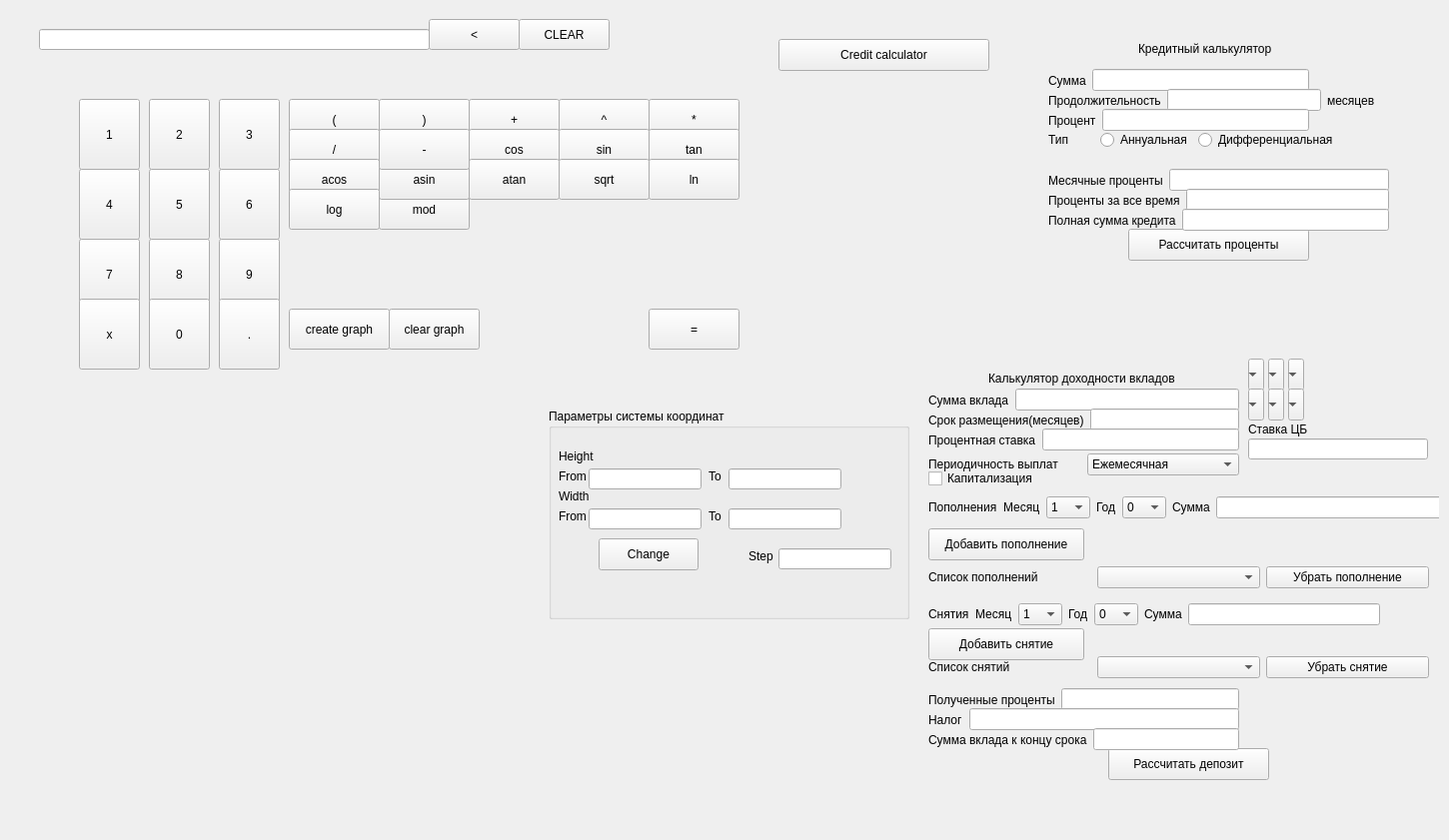
<?xml version="1.0" encoding="UTF-8"?>
<ui version="4.0">
 <class>MainWindow</class>
 <widget class="QMainWindow" name="MainWindow">
  <property name="geometry">
   <rect>
    <x>0</x>
    <y>0</y>
    <width>1450</width>
    <height>841</height>
   </rect>
  </property>
  <property name="windowTitle">
   <string>MainWindow</string>
  </property>
  <widget class="QWidget" name="centralwidget">
   <layout class="QVBoxLayout" name="verticalLayout">
    <item>
     <widget class="QWidget" name="widget_1" native="true">
      <widget class="QWidget" name="widget_2" native="true">
       <property name="geometry">
        <rect>
         <x>70</x>
         <y>90</y>
         <width>241</width>
         <height>271</height>
        </rect>
       </property>
       <widget class="QPushButton" name="pushButton">
        <property name="geometry">
         <rect>
          <x>0</x>
          <y>0</y>
          <width>61</width>
          <height>71</height>
         </rect>
        </property>
        <property name="text">
         <string>1</string>
        </property>
       </widget>
       <widget class="QPushButton" name="pushButton_2">
        <property name="geometry">
         <rect>
          <x>70</x>
          <y>0</y>
          <width>61</width>
          <height>71</height>
         </rect>
        </property>
        <property name="text">
         <string>2</string>
        </property>
       </widget>
       <widget class="QPushButton" name="pushButton_3">
        <property name="geometry">
         <rect>
          <x>140</x>
          <y>0</y>
          <width>61</width>
          <height>71</height>
         </rect>
        </property>
        <property name="text">
         <string>3</string>
        </property>
       </widget>
       <widget class="QPushButton" name="pushButton_5">
        <property name="geometry">
         <rect>
          <x>0</x>
          <y>70</y>
          <width>61</width>
          <height>71</height>
         </rect>
        </property>
        <property name="text">
         <string>4</string>
        </property>
       </widget>
       <widget class="QPushButton" name="pushButton_6">
        <property name="geometry">
         <rect>
          <x>70</x>
          <y>70</y>
          <width>61</width>
          <height>71</height>
         </rect>
        </property>
        <property name="text">
         <string>5</string>
        </property>
       </widget>
       <widget class="QPushButton" name="pushButton_4">
        <property name="geometry">
         <rect>
          <x>140</x>
          <y>70</y>
          <width>61</width>
          <height>71</height>
         </rect>
        </property>
        <property name="text">
         <string>6</string>
        </property>
       </widget>
       <widget class="QPushButton" name="pushButton_8">
        <property name="geometry">
         <rect>
          <x>0</x>
          <y>140</y>
          <width>61</width>
          <height>71</height>
         </rect>
        </property>
        <property name="text">
         <string>7</string>
        </property>
       </widget>
       <widget class="QPushButton" name="pushButton_7">
        <property name="geometry">
         <rect>
          <x>70</x>
          <y>140</y>
          <width>61</width>
          <height>71</height>
         </rect>
        </property>
        <property name="text">
         <string>8</string>
        </property>
       </widget>
       <widget class="QPushButton" name="pushButton_9">
        <property name="geometry">
         <rect>
          <x>140</x>
          <y>140</y>
          <width>61</width>
          <height>71</height>
         </rect>
        </property>
        <property name="text">
         <string>9</string>
        </property>
       </widget>
       <widget class="QPushButton" name="pushButton_10">
        <property name="geometry">
         <rect>
          <x>70</x>
          <y>200</y>
          <width>61</width>
          <height>71</height>
         </rect>
        </property>
        <property name="text">
         <string>0</string>
        </property>
       </widget>
       <widget class="QPushButton" name="pushButton_31">
        <property name="geometry">
         <rect>
          <x>140</x>
          <y>200</y>
          <width>61</width>
          <height>71</height>
         </rect>
        </property>
        <property name="text">
         <string>.</string>
        </property>
       </widget>
       <widget class="QPushButton" name="pushButton_34">
        <property name="geometry">
         <rect>
          <x>0</x>
          <y>200</y>
          <width>61</width>
          <height>71</height>
         </rect>
        </property>
        <property name="text">
         <string>x</string>
        </property>
       </widget>
      </widget>
      <widget class="QLineEdit" name="lineEdit">
       <property name="geometry">
        <rect>
         <x>30</x>
         <y>20</y>
         <width>391</width>
         <height>21</height>
        </rect>
       </property>
      </widget>
      <widget class="QCustomPlot" name="widget" native="true">
       <property name="geometry">
        <rect>
         <x>70</x>
         <y>360</y>
         <width>461</width>
         <height>341</height>
        </rect>
       </property>
      </widget>
      <widget class="QWidget" name="widget_3" native="true">
       <property name="geometry">
        <rect>
         <x>280</x>
         <y>90</y>
         <width>461</width>
         <height>251</height>
        </rect>
       </property>
       <widget class="QPushButton" name="pushButton_11">
        <property name="geometry">
         <rect>
          <x>0</x>
          <y>0</y>
          <width>91</width>
          <height>41</height>
         </rect>
        </property>
        <property name="text">
         <string>(</string>
        </property>
       </widget>
       <widget class="QPushButton" name="pushButton_12">
        <property name="geometry">
         <rect>
          <x>90</x>
          <y>0</y>
          <width>91</width>
          <height>41</height>
         </rect>
        </property>
        <property name="text">
         <string>)</string>
        </property>
       </widget>
       <widget class="QPushButton" name="pushButton_13">
        <property name="geometry">
         <rect>
          <x>180</x>
          <y>0</y>
          <width>91</width>
          <height>41</height>
         </rect>
        </property>
        <property name="text">
         <string>+</string>
        </property>
       </widget>
       <widget class="QPushButton" name="pushButton_15">
        <property name="geometry">
         <rect>
          <x>360</x>
          <y>0</y>
          <width>91</width>
          <height>41</height>
         </rect>
        </property>
        <property name="text">
         <string>*</string>
        </property>
       </widget>
       <widget class="QPushButton" name="pushButton_16">
        <property name="geometry">
         <rect>
          <x>0</x>
          <y>30</y>
          <width>91</width>
          <height>41</height>
         </rect>
        </property>
        <property name="text">
         <string>/</string>
        </property>
       </widget>
       <widget class="QPushButton" name="pushButton_17">
        <property name="geometry">
         <rect>
          <x>270</x>
          <y>0</y>
          <width>91</width>
          <height>41</height>
         </rect>
        </property>
        <property name="text">
         <string>^</string>
        </property>
       </widget>
       <widget class="QPushButton" name="pushButton_18">
        <property name="geometry">
         <rect>
          <x>90</x>
          <y>90</y>
          <width>91</width>
          <height>41</height>
         </rect>
        </property>
        <property name="text">
         <string>mod</string>
        </property>
       </widget>
       <widget class="QPushButton" name="pushButton_19">
        <property name="geometry">
         <rect>
          <x>180</x>
          <y>30</y>
          <width>91</width>
          <height>41</height>
         </rect>
        </property>
        <property name="text">
         <string>cos</string>
        </property>
       </widget>
       <widget class="QPushButton" name="pushButton_20">
        <property name="geometry">
         <rect>
          <x>270</x>
          <y>30</y>
          <width>91</width>
          <height>41</height>
         </rect>
        </property>
        <property name="text">
         <string>sin</string>
        </property>
       </widget>
       <widget class="QPushButton" name="pushButton_21">
        <property name="geometry">
         <rect>
          <x>360</x>
          <y>30</y>
          <width>91</width>
          <height>41</height>
         </rect>
        </property>
        <property name="text">
         <string>tan</string>
        </property>
       </widget>
       <widget class="QPushButton" name="pushButton_22">
        <property name="geometry">
         <rect>
          <x>0</x>
          <y>60</y>
          <width>91</width>
          <height>41</height>
         </rect>
        </property>
        <property name="text">
         <string>acos</string>
        </property>
       </widget>
       <widget class="QPushButton" name="pushButton_23">
        <property name="geometry">
         <rect>
          <x>90</x>
          <y>60</y>
          <width>91</width>
          <height>41</height>
         </rect>
        </property>
        <property name="text">
         <string>asin</string>
        </property>
       </widget>
       <widget class="QPushButton" name="pushButton_24">
        <property name="geometry">
         <rect>
          <x>180</x>
          <y>60</y>
          <width>91</width>
          <height>41</height>
         </rect>
        </property>
        <property name="text">
         <string>atan</string>
        </property>
       </widget>
       <widget class="QPushButton" name="pushButton_25">
        <property name="geometry">
         <rect>
          <x>270</x>
          <y>60</y>
          <width>91</width>
          <height>41</height>
         </rect>
        </property>
        <property name="text">
         <string>sqrt</string>
        </property>
       </widget>
       <widget class="QPushButton" name="pushButton_26">
        <property name="geometry">
         <rect>
          <x>360</x>
          <y>60</y>
          <width>91</width>
          <height>41</height>
         </rect>
        </property>
        <property name="text">
         <string>ln</string>
        </property>
       </widget>
       <widget class="QPushButton" name="pushButton_27">
        <property name="geometry">
         <rect>
          <x>0</x>
          <y>90</y>
          <width>91</width>
          <height>41</height>
         </rect>
        </property>
        <property name="text">
         <string>log</string>
        </property>
       </widget>
       <widget class="QPushButton" name="pushButton_28">
        <property name="geometry">
         <rect>
          <x>360</x>
          <y>210</y>
          <width>91</width>
          <height>41</height>
         </rect>
        </property>
        <property name="text">
         <string>=</string>
        </property>
       </widget>
       <widget class="QPushButton" name="pushButton_32">
        <property name="geometry">
         <rect>
          <x>0</x>
          <y>210</y>
          <width>101</width>
          <height>41</height>
         </rect>
        </property>
        <property name="text">
         <string>create graph</string>
        </property>
       </widget>
       <widget class="QPushButton" name="pushButton_33">
        <property name="geometry">
         <rect>
          <x>100</x>
          <y>210</y>
          <width>91</width>
          <height>41</height>
         </rect>
        </property>
        <property name="text">
         <string>clear graph</string>
        </property>
       </widget>
       <widget class="QPushButton" name="pushButton_14">
        <property name="geometry">
         <rect>
          <x>90</x>
          <y>30</y>
          <width>91</width>
          <height>41</height>
         </rect>
        </property>
        <property name="text">
         <string>-</string>
        </property>
       </widget>
      </widget>
      <widget class="QPushButton" name="pushButton_30">
       <property name="geometry">
        <rect>
         <x>510</x>
         <y>10</y>
         <width>91</width>
         <height>31</height>
        </rect>
       </property>
       <property name="text">
        <string>CLEAR</string>
       </property>
      </widget>
      <widget class="QPushButton" name="pushButton_29">
       <property name="geometry">
        <rect>
         <x>420</x>
         <y>10</y>
         <width>91</width>
         <height>31</height>
        </rect>
       </property>
       <property name="text">
        <string>&lt;</string>
       </property>
      </widget>
      <widget class="QGroupBox" name="groupBox">
       <property name="geometry">
        <rect>
         <x>540</x>
         <y>400</y>
         <width>361</width>
         <height>211</height>
        </rect>
       </property>
       <property name="title">
        <string>Параметры системы координат</string>
       </property>
       <widget class="QLabel" name="label">
        <property name="geometry">
         <rect>
          <x>10</x>
          <y>40</y>
          <width>58</width>
          <height>16</height>
         </rect>
        </property>
        <property name="text">
         <string>Height</string>
        </property>
       </widget>
       <widget class="QLabel" name="label_2">
        <property name="geometry">
         <rect>
          <x>10</x>
          <y>60</y>
          <width>58</width>
          <height>16</height>
         </rect>
        </property>
        <property name="text">
         <string>From</string>
        </property>
       </widget>
       <widget class="QLabel" name="label_3">
        <property name="geometry">
         <rect>
          <x>160</x>
          <y>60</y>
          <width>58</width>
          <height>16</height>
         </rect>
        </property>
        <property name="text">
         <string>To</string>
        </property>
       </widget>
       <widget class="QLabel" name="label_4">
        <property name="geometry">
         <rect>
          <x>10</x>
          <y>100</y>
          <width>58</width>
          <height>16</height>
         </rect>
        </property>
        <property name="text">
         <string>From</string>
        </property>
       </widget>
       <widget class="QLabel" name="label_5">
        <property name="geometry">
         <rect>
          <x>160</x>
          <y>100</y>
          <width>58</width>
          <height>16</height>
         </rect>
        </property>
        <property name="text">
         <string>To</string>
        </property>
       </widget>
       <widget class="QLabel" name="label_6">
        <property name="geometry">
         <rect>
          <x>10</x>
          <y>80</y>
          <width>58</width>
          <height>16</height>
         </rect>
        </property>
        <property name="text">
         <string>Width</string>
        </property>
       </widget>
       <widget class="QLineEdit" name="height_l">
        <property name="geometry">
         <rect>
          <x>40</x>
          <y>60</y>
          <width>113</width>
          <height>21</height>
         </rect>
        </property>
       </widget>
       <widget class="QLineEdit" name="height_h">
        <property name="geometry">
         <rect>
          <x>180</x>
          <y>60</y>
          <width>113</width>
          <height>21</height>
         </rect>
        </property>
       </widget>
       <widget class="QLineEdit" name="width_l">
        <property name="geometry">
         <rect>
          <x>40</x>
          <y>100</y>
          <width>113</width>
          <height>21</height>
         </rect>
        </property>
       </widget>
       <widget class="QLineEdit" name="width_h">
        <property name="geometry">
         <rect>
          <x>180</x>
          <y>100</y>
          <width>113</width>
          <height>21</height>
         </rect>
        </property>
       </widget>
       <widget class="QLineEdit" name="step">
        <property name="geometry">
         <rect>
          <x>230</x>
          <y>140</y>
          <width>113</width>
          <height>21</height>
         </rect>
        </property>
       </widget>
       <widget class="QLabel" name="label_7">
        <property name="geometry">
         <rect>
          <x>200</x>
          <y>140</y>
          <width>58</width>
          <height>16</height>
         </rect>
        </property>
        <property name="text">
         <string>Step</string>
        </property>
       </widget>
       <widget class="QPushButton" name="pushButton_35">
        <property name="geometry">
         <rect>
          <x>50</x>
          <y>130</y>
          <width>100</width>
          <height>32</height>
         </rect>
        </property>
        <property name="text">
         <string>Change</string>
        </property>
       </widget>
      </widget>
      <widget class="QPushButton" name="pushButton_36">
       <property name="geometry">
        <rect>
         <x>770</x>
         <y>30</y>
         <width>211</width>
         <height>32</height>
        </rect>
       </property>
       <property name="text">
        <string>Credit calculator</string>
       </property>
      </widget>
      <widget class="QWidget" name="widget_4" native="true">
       <property name="geometry">
        <rect>
         <x>1040</x>
         <y>20</y>
         <width>351</width>
         <height>251</height>
        </rect>
       </property>
       <widget class="QPushButton" name="pushButton_37">
        <property name="geometry">
         <rect>
          <x>80</x>
          <y>200</y>
          <width>181</width>
          <height>32</height>
         </rect>
        </property>
        <property name="text">
         <string>Рассчитать проценты</string>
        </property>
       </widget>
       <widget class="QWidget" name="layoutWidget">
        <property name="geometry">
         <rect>
          <x>0</x>
          <y>40</y>
          <width>261</width>
          <height>23</height>
         </rect>
        </property>
        <layout class="QHBoxLayout" name="horizontalLayout">
         <item>
          <widget class="QLabel" name="label_8">
           <property name="text">
            <string>Сумма</string>
           </property>
          </widget>
         </item>
         <item>
          <widget class="QLineEdit" name="amount"/>
         </item>
        </layout>
       </widget>
       <widget class="QWidget" name="layoutWidget">
        <property name="geometry">
         <rect>
          <x>0</x>
          <y>60</y>
          <width>327</width>
          <height>23</height>
         </rect>
        </property>
        <layout class="QHBoxLayout" name="horizontalLayout_2">
         <item>
          <widget class="QLabel" name="label_9">
           <property name="text">
            <string>Продолжительность</string>
           </property>
          </widget>
         </item>
         <item>
          <widget class="QLineEdit" name="length"/>
         </item>
         <item>
          <widget class="QLabel" name="label_10">
           <property name="text">
            <string>месяцев</string>
           </property>
          </widget>
         </item>
        </layout>
       </widget>
       <widget class="QWidget" name="layoutWidget">
        <property name="geometry">
         <rect>
          <x>0</x>
          <y>80</y>
          <width>261</width>
          <height>23</height>
         </rect>
        </property>
        <layout class="QHBoxLayout" name="horizontalLayout_3">
         <item>
          <widget class="QLabel" name="label_11">
           <property name="text">
            <string>Процент</string>
           </property>
          </widget>
         </item>
         <item>
          <widget class="QLineEdit" name="percent"/>
         </item>
        </layout>
       </widget>
       <widget class="QWidget" name="layoutWidget">
        <property name="geometry">
         <rect>
          <x>0</x>
          <y>140</y>
          <width>341</width>
          <height>23</height>
         </rect>
        </property>
        <layout class="QHBoxLayout" name="horizontalLayout_4">
         <item>
          <widget class="QLabel" name="label_12">
           <property name="text">
            <string>Месячные проценты</string>
           </property>
          </widget>
         </item>
         <item>
          <widget class="QLineEdit" name="month_percents"/>
         </item>
        </layout>
       </widget>
       <widget class="QWidget" name="layoutWidget">
        <property name="geometry">
         <rect>
          <x>0</x>
          <y>160</y>
          <width>341</width>
          <height>23</height>
         </rect>
        </property>
        <layout class="QHBoxLayout" name="horizontalLayout_5">
         <item>
          <widget class="QLabel" name="label_13">
           <property name="text">
            <string>Проценты за все время</string>
           </property>
          </widget>
         </item>
         <item>
          <widget class="QLineEdit" name="alltime_percents"/>
         </item>
        </layout>
       </widget>
       <widget class="QWidget" name="layoutWidget">
        <property name="geometry">
         <rect>
          <x>0</x>
          <y>180</y>
          <width>341</width>
          <height>23</height>
         </rect>
        </property>
        <layout class="QHBoxLayout" name="horizontalLayout_6">
         <item>
          <widget class="QLabel" name="label_14">
           <property name="text">
            <string>Полная сумма кредита</string>
           </property>
          </widget>
         </item>
         <item>
          <widget class="QLineEdit" name="full_summ"/>
         </item>
        </layout>
       </widget>
       <widget class="QWidget" name="layoutWidget">
        <property name="geometry">
         <rect>
          <x>0</x>
          <y>100</y>
          <width>290</width>
          <height>22</height>
         </rect>
        </property>
        <layout class="QHBoxLayout" name="horizontalLayout_7">
         <item>
          <widget class="QLabel" name="label_15">
           <property name="text">
            <string>Тип</string>
           </property>
          </widget>
         </item>
         <item>
          <widget class="QRadioButton" name="annuitent">
           <property name="text">
            <string>Аннуальная</string>
           </property>
          </widget>
         </item>
         <item>
          <widget class="QRadioButton" name="differential">
           <property name="text">
            <string>Дифференциальная</string>
           </property>
          </widget>
         </item>
        </layout>
       </widget>
       <widget class="QLabel" name="label_16">
        <property name="geometry">
         <rect>
          <x>90</x>
          <y>10</y>
          <width>161</width>
          <height>20</height>
         </rect>
        </property>
        <property name="text">
         <string>Кредитный калькулятор</string>
        </property>
       </widget>
      </widget>
      <widget class="QWidget" name="widget_5" native="true">
       <property name="geometry">
        <rect>
         <x>910</x>
         <y>350</y>
         <width>521</width>
         <height>431</height>
        </rect>
       </property>
       <widget class="QLabel" name="label_17">
        <property name="geometry">
         <rect>
          <x>70</x>
          <y>10</y>
          <width>221</width>
          <height>20</height>
         </rect>
        </property>
        <property name="text">
         <string>Калькулятор доходности вкладов</string>
        </property>
       </widget>
       <widget class="QCheckBox" name="deposit_capitalization">
        <property name="geometry">
         <rect>
          <x>10</x>
          <y>110</y>
          <width>141</width>
          <height>20</height>
         </rect>
        </property>
        <property name="text">
         <string>Капитализация</string>
        </property>
       </widget>
       <widget class="QPushButton" name="pushButton_38">
        <property name="geometry">
         <rect>
          <x>190</x>
          <y>390</y>
          <width>161</width>
          <height>32</height>
         </rect>
        </property>
        <property name="text">
         <string>Рассчитать депозит</string>
        </property>
       </widget>
       <widget class="QPushButton" name="popolnenie">
        <property name="geometry">
         <rect>
          <x>10</x>
          <y>170</y>
          <width>156</width>
          <height>32</height>
         </rect>
        </property>
        <property name="text">
         <string>Добавить пополнение</string>
        </property>
       </widget>
       <widget class="QWidget" name="layoutWidget">
        <property name="geometry">
         <rect>
          <x>10</x>
          <y>30</y>
          <width>311</width>
          <height>23</height>
         </rect>
        </property>
        <layout class="QHBoxLayout" name="horizontalLayout_8">
         <item>
          <widget class="QLabel" name="label_18">
           <property name="text">
            <string>Сумма вклада</string>
           </property>
          </widget>
         </item>
         <item>
          <widget class="QLineEdit" name="deposit_summ"/>
         </item>
        </layout>
       </widget>
       <widget class="QWidget" name="layoutWidget">
        <property name="geometry">
         <rect>
          <x>10</x>
          <y>50</y>
          <width>311</width>
          <height>23</height>
         </rect>
        </property>
        <layout class="QHBoxLayout" name="horizontalLayout_9">
         <item>
          <widget class="QLabel" name="label_19">
           <property name="text">
            <string>Срок размещения(месяцев)</string>
           </property>
          </widget>
         </item>
         <item>
          <widget class="QLineEdit" name="deposit_length"/>
         </item>
        </layout>
       </widget>
       <widget class="QWidget" name="layoutWidget">
        <property name="geometry">
         <rect>
          <x>10</x>
          <y>90</y>
          <width>311</width>
          <height>32</height>
         </rect>
        </property>
        <layout class="QHBoxLayout" name="horizontalLayout_11">
         <item>
          <widget class="QLabel" name="label_21">
           <property name="text">
            <string>Периодичность выплат</string>
           </property>
          </widget>
         </item>
         <item>
          <widget class="QComboBox" name="deposit_periodicity">
           <item>
            <property name="text">
             <string>Ежемесячная</string>
            </property>
           </item>
           <item>
            <property name="text">
             <string>Ежеквартальная</string>
            </property>
           </item>
           <item>
            <property name="text">
             <string>Полугодичная</string>
            </property>
           </item>
           <item>
            <property name="text">
             <string>Ежегодная</string>
            </property>
           </item>
           <item>
            <property name="text">
             <string>В конце срока</string>
            </property>
           </item>
          </widget>
         </item>
        </layout>
       </widget>
       <widget class="QWidget" name="layoutWidget">
        <property name="geometry">
         <rect>
          <x>10</x>
          <y>330</y>
          <width>311</width>
          <height>23</height>
         </rect>
        </property>
        <layout class="QHBoxLayout" name="horizontalLayout_14">
         <item>
          <widget class="QLabel" name="label_25">
           <property name="text">
            <string>Полученные проценты</string>
           </property>
          </widget>
         </item>
         <item>
          <widget class="QLineEdit" name="deposit_percents_dohod"/>
         </item>
        </layout>
       </widget>
       <widget class="QWidget" name="layoutWidget">
        <property name="geometry">
         <rect>
          <x>10</x>
          <y>350</y>
          <width>311</width>
          <height>23</height>
         </rect>
        </property>
        <layout class="QHBoxLayout" name="horizontalLayout_15">
         <item>
          <widget class="QLabel" name="label_26">
           <property name="text">
            <string>Налог</string>
           </property>
          </widget>
         </item>
         <item>
          <widget class="QLineEdit" name="deposit_tax"/>
         </item>
        </layout>
       </widget>
       <widget class="QWidget" name="layoutWidget">
        <property name="geometry">
         <rect>
          <x>10</x>
          <y>370</y>
          <width>311</width>
          <height>23</height>
         </rect>
        </property>
        <layout class="QHBoxLayout" name="horizontalLayout_16">
         <item>
          <widget class="QLabel" name="label_27">
           <property name="text">
            <string>Сумма вклада к концу срока</string>
           </property>
          </widget>
         </item>
         <item>
          <widget class="QLineEdit" name="deposit_end_summ"/>
         </item>
        </layout>
       </widget>
       <widget class="QWidget" name="layoutWidget">
        <property name="geometry">
         <rect>
          <x>10</x>
          <y>130</y>
          <width>590</width>
          <height>38</height>
         </rect>
        </property>
        <layout class="QHBoxLayout" name="horizontalLayout_12">
         <item>
          <widget class="QLabel" name="label_22">
           <property name="text">
            <string>Пополнения</string>
           </property>
          </widget>
         </item>
         <item>
          <widget class="QLabel" name="label_24">
           <property name="text">
            <string>Месяц</string>
           </property>
          </widget>
         </item>
         <item>
          <widget class="QComboBox" name="comboBox">
           <item>
            <property name="text">
             <string>1</string>
            </property>
           </item>
           <item>
            <property name="text">
             <string>2</string>
            </property>
           </item>
           <item>
            <property name="text">
             <string>3</string>
            </property>
           </item>
           <item>
            <property name="text">
             <string>4</string>
            </property>
           </item>
           <item>
            <property name="text">
             <string>5</string>
            </property>
           </item>
           <item>
            <property name="text">
             <string>6</string>
            </property>
           </item>
           <item>
            <property name="text">
             <string>7</string>
            </property>
           </item>
           <item>
            <property name="text">
             <string>8</string>
            </property>
           </item>
           <item>
            <property name="text">
             <string>9</string>
            </property>
           </item>
           <item>
            <property name="text">
             <string>10</string>
            </property>
           </item>
           <item>
            <property name="text">
             <string>11</string>
            </property>
           </item>
           <item>
            <property name="text">
             <string>12</string>
            </property>
           </item>
          </widget>
         </item>
         <item>
          <widget class="QLabel" name="label_28">
           <property name="text">
            <string>Год</string>
           </property>
          </widget>
         </item>
         <item>
          <widget class="QComboBox" name="comboBox_2">
           <item>
            <property name="text">
             <string>0</string>
            </property>
           </item>
           <item>
            <property name="text">
             <string>1</string>
            </property>
           </item>
           <item>
            <property name="text">
             <string>2</string>
            </property>
           </item>
           <item>
            <property name="text">
             <string>3</string>
            </property>
           </item>
           <item>
            <property name="text">
             <string>4</string>
            </property>
           </item>
           <item>
            <property name="text">
             <string>5</string>
            </property>
           </item>
           <item>
            <property name="text">
             <string>6</string>
            </property>
           </item>
           <item>
            <property name="text">
             <string>7</string>
            </property>
           </item>
           <item>
            <property name="text">
             <string>8</string>
            </property>
           </item>
           <item>
            <property name="text">
             <string>9</string>
            </property>
           </item>
           <item>
            <property name="text">
             <string>10</string>
            </property>
           </item>
          </widget>
         </item>
         <item>
          <widget class="QLabel" name="label_29">
           <property name="text">
            <string>Сумма</string>
           </property>
          </widget>
         </item>
         <item>
          <widget class="QLineEdit" name="deposit_periodisity_2"/>
         </item>
        </layout>
       </widget>
       <widget class="QWidget" name="layoutWidget">
        <property name="geometry">
         <rect>
          <x>10</x>
          <y>200</y>
          <width>501</width>
          <height>38</height>
         </rect>
        </property>
        <layout class="QHBoxLayout" name="horizontalLayout_13">
         <item>
          <widget class="QLabel" name="label_30">
           <property name="text">
            <string>Список пополнений</string>
           </property>
          </widget>
         </item>
         <item>
          <widget class="QComboBox" name="comboBox_3"/>
         </item>
         <item>
          <widget class="QPushButton" name="pushButton_39">
           <property name="text">
            <string>Убрать пополнение</string>
           </property>
          </widget>
         </item>
        </layout>
       </widget>
       <widget class="QComboBox" name="hidden_month">
        <property name="geometry">
         <rect>
          <x>330</x>
          <y>0</y>
          <width>16</width>
          <height>32</height>
         </rect>
        </property>
       </widget>
       <widget class="QComboBox" name="hidden_year">
        <property name="geometry">
         <rect>
          <x>350</x>
          <y>0</y>
          <width>16</width>
          <height>32</height>
         </rect>
        </property>
       </widget>
       <widget class="QComboBox" name="hidden_summ">
        <property name="geometry">
         <rect>
          <x>370</x>
          <y>0</y>
          <width>16</width>
          <height>32</height>
         </rect>
        </property>
       </widget>
       <widget class="QPushButton" name="snyatie">
        <property name="geometry">
         <rect>
          <x>10</x>
          <y>270</y>
          <width>156</width>
          <height>32</height>
         </rect>
        </property>
        <property name="text">
         <string>Добавить снятие</string>
        </property>
       </widget>
       <widget class="QComboBox" name="hidden_year_2">
        <property name="geometry">
         <rect>
          <x>350</x>
          <y>30</y>
          <width>16</width>
          <height>32</height>
         </rect>
        </property>
       </widget>
       <widget class="QComboBox" name="hidden_month_2">
        <property name="geometry">
         <rect>
          <x>330</x>
          <y>30</y>
          <width>16</width>
          <height>32</height>
         </rect>
        </property>
       </widget>
       <widget class="QComboBox" name="hidden_summ_2">
        <property name="geometry">
         <rect>
          <x>370</x>
          <y>30</y>
          <width>16</width>
          <height>32</height>
         </rect>
        </property>
       </widget>
       <widget class="QWidget" name="layoutWidget_2">
        <property name="geometry">
         <rect>
          <x>10</x>
          <y>70</y>
          <width>311</width>
          <height>23</height>
         </rect>
        </property>
        <layout class="QHBoxLayout" name="horizontalLayout_10">
         <item>
          <widget class="QLabel" name="label_20">
           <property name="text">
            <string>Процентная ставка</string>
           </property>
          </widget>
         </item>
         <item>
          <widget class="QLineEdit" name="deposit_percent"/>
         </item>
        </layout>
       </widget>
       <widget class="QLabel" name="label_35">
        <property name="geometry">
         <rect>
          <x>330</x>
          <y>60</y>
          <width>71</width>
          <height>21</height>
         </rect>
        </property>
        <property name="text">
         <string>Ставка ЦБ</string>
        </property>
       </widget>
       <widget class="QLineEdit" name="stavka_CB">
        <property name="geometry">
         <rect>
          <x>330</x>
          <y>80</y>
          <width>180</width>
          <height>21</height>
         </rect>
        </property>
       </widget>
       <widget class="QWidget" name="">
        <property name="geometry">
         <rect>
          <x>10</x>
          <y>240</y>
          <width>452</width>
          <height>32</height>
         </rect>
        </property>
        <layout class="QHBoxLayout" name="horizontalLayout_17">
         <item>
          <widget class="QLabel" name="label_23">
           <property name="text">
            <string>Снятия</string>
           </property>
          </widget>
         </item>
         <item>
          <widget class="QLabel" name="label_32">
           <property name="text">
            <string>Месяц</string>
           </property>
          </widget>
         </item>
         <item>
          <widget class="QComboBox" name="comboBox_4">
           <item>
            <property name="text">
             <string>1</string>
            </property>
           </item>
           <item>
            <property name="text">
             <string>2</string>
            </property>
           </item>
           <item>
            <property name="text">
             <string>3</string>
            </property>
           </item>
           <item>
            <property name="text">
             <string>4</string>
            </property>
           </item>
           <item>
            <property name="text">
             <string>5</string>
            </property>
           </item>
           <item>
            <property name="text">
             <string>6</string>
            </property>
           </item>
           <item>
            <property name="text">
             <string>7</string>
            </property>
           </item>
           <item>
            <property name="text">
             <string>8</string>
            </property>
           </item>
           <item>
            <property name="text">
             <string>9</string>
            </property>
           </item>
           <item>
            <property name="text">
             <string>10</string>
            </property>
           </item>
           <item>
            <property name="text">
             <string>11</string>
            </property>
           </item>
           <item>
            <property name="text">
             <string>12</string>
            </property>
           </item>
          </widget>
         </item>
         <item>
          <widget class="QLabel" name="label_31">
           <property name="text">
            <string>Год</string>
           </property>
          </widget>
         </item>
         <item>
          <widget class="QComboBox" name="comboBox_5">
           <item>
            <property name="text">
             <string>0</string>
            </property>
           </item>
           <item>
            <property name="text">
             <string>1</string>
            </property>
           </item>
           <item>
            <property name="text">
             <string>2</string>
            </property>
           </item>
           <item>
            <property name="text">
             <string>3</string>
            </property>
           </item>
           <item>
            <property name="text">
             <string>4</string>
            </property>
           </item>
           <item>
            <property name="text">
             <string>5</string>
            </property>
           </item>
           <item>
            <property name="text">
             <string>6</string>
            </property>
           </item>
           <item>
            <property name="text">
             <string>7</string>
            </property>
           </item>
           <item>
            <property name="text">
             <string>8</string>
            </property>
           </item>
           <item>
            <property name="text">
             <string>9</string>
            </property>
           </item>
           <item>
            <property name="text">
             <string>10</string>
            </property>
           </item>
          </widget>
         </item>
         <item>
          <widget class="QLabel" name="label_33">
           <property name="text">
            <string>Сумма</string>
           </property>
          </widget>
         </item>
         <item>
          <widget class="QLineEdit" name="deposit_periodisity_3"/>
         </item>
        </layout>
       </widget>
       <widget class="QWidget" name="">
        <property name="geometry">
         <rect>
          <x>10</x>
          <y>290</y>
          <width>501</width>
          <height>38</height>
         </rect>
        </property>
        <layout class="QHBoxLayout" name="horizontalLayout_18">
         <item>
          <widget class="QLabel" name="label_34">
           <property name="text">
            <string>Список снятий</string>
           </property>
          </widget>
         </item>
         <item>
          <widget class="QComboBox" name="comboBox_6"/>
         </item>
         <item>
          <widget class="QPushButton" name="pushButton_40">
           <property name="text">
            <string>Убрать снятие</string>
           </property>
          </widget>
         </item>
        </layout>
       </widget>
      </widget>
     </widget>
    </item>
   </layout>
  </widget>
  <widget class="QMenuBar" name="menubar">
   <property name="geometry">
    <rect>
     <x>0</x>
     <y>0</y>
     <width>1450</width>
     <height>24</height>
    </rect>
   </property>
  </widget>
 </widget>
 <customwidgets>
  <customwidget>
   <class>QCustomPlot</class>
   <extends>QWidget</extends>
   <header>qcustomplot.h</header>
   <container>1</container>
  </customwidget>
 </customwidgets>
 <resources/>
 <connections/>
</ui>
